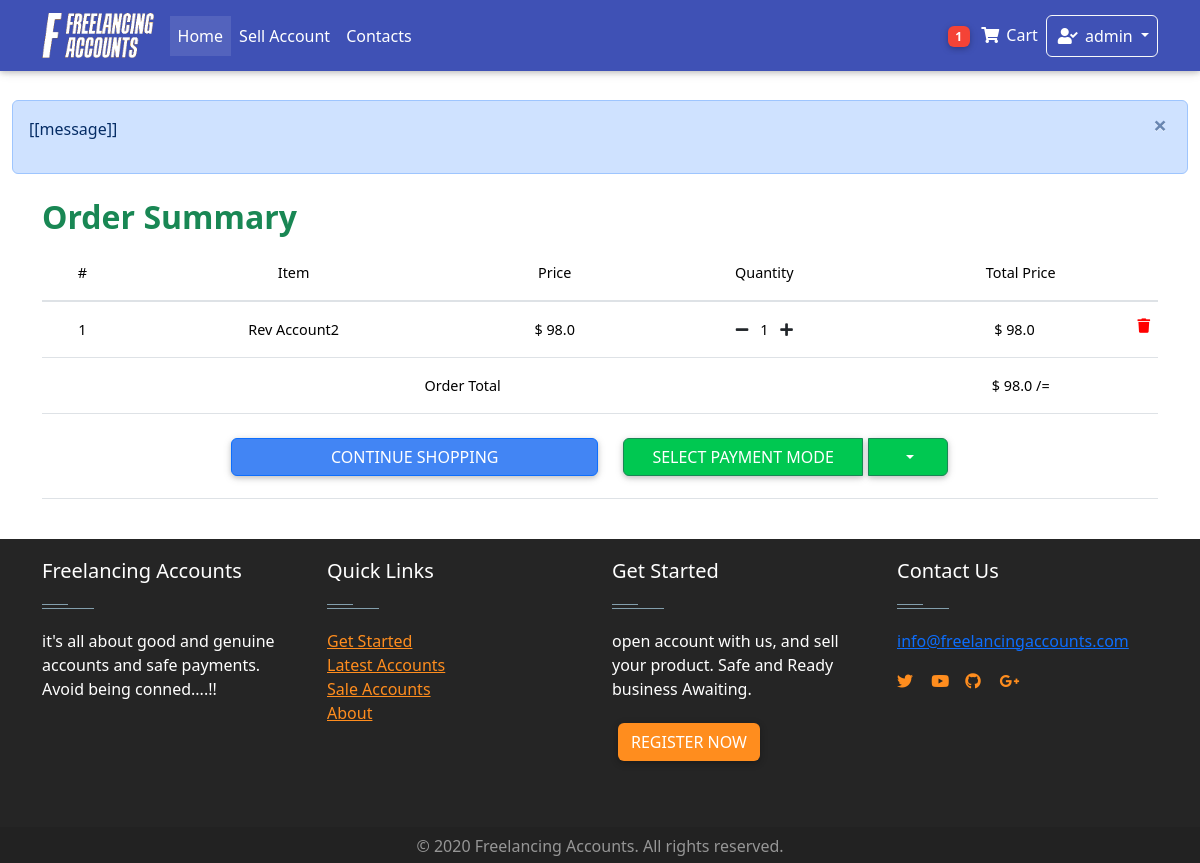
/order-summary/ (signed in), run on an earlier commit of the app's database.
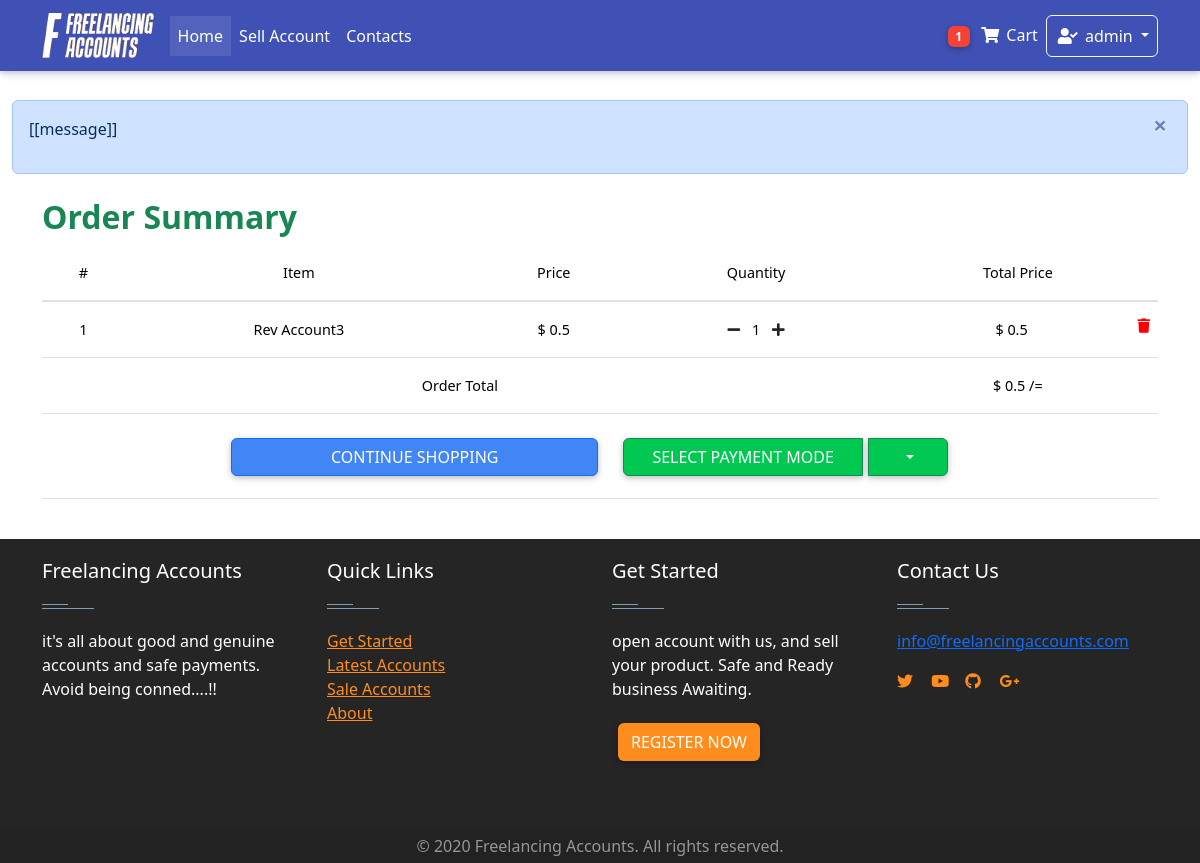
And on a later commit of the database.
### Home/models.py (models this page shows, shortened)
class OrderItem(models.Model):
    user = models.ForeignKey(settings.AUTH_USER_MODEL,on_delete = models.CASCADE)
    item = models.ForeignKey(Item, on_delete = models.CASCADE)
    quantity = models.IntegerField(default= 1)
    ordered = models.BooleanField(default = False)
    def after_discount_price(self):
        discounted_price = self.item.price - self.item.discountprice
        return discounted_price
    def get_total_item_price(self):
        price = int(self.quantity) * float(self.item.price)
        print(self.item.price, self.quantity, price, "this nown")
        return price
    def get_total_discount_item_price(self):
        discounted_price = self.item.price - self.item.discountprice
        return self.quantity * discounted_price
    def get_final_price(self):
        if self.item.discountprice > 0:
            results= self.get_total_discount_item_price()
            return results
            print(results, "get final price for discount")
        else:
            results = self.get_total_item_price()
            print(results, "get final price no discount")
            return results

class Item(models.Model):
    created_by = models.ForeignKey(settings.AUTH_USER_MODEL,on_delete = models.CASCADE,blank = True, null = True, editable = False)
    created_at = models.DateTimeField(auto_now_add= True, blank = True, null = True )
    title = models.CharField(max_length = 100)
    price = models.FloatField(default = 0.0)
    discountprice = models.FloatField(blank= True, null = True)
    category = models.CharField(choices = Category_choices, max_length=2)
    label = models.CharField(choices = Label_choices, max_length=1)
    Level = models.CharField(choices = Level_choices, max_length = 15 ,blank= True, null = True)
    finished_orders = models.IntegerField(default = 1)
    rating = models.IntegerField(default = 50 )
    Reviews =models.IntegerField( default = 1)
    profile = models.CharField( max_length = 20)
    description = models.TextField()
    diplay_pic = models.ImageField(upload_to = "display_pics/%Y%m%d/", max_length =255 )
    contact = models.CharField(max_length=15 ,null = True,blank= True)
    sold = models.BooleanField(default=False)

class Order(models.Model):
    user = models.ForeignKey(settings.AUTH_USER_MODEL,on_delete = models.CASCADE)
    items = models.ManyToManyField(OrderItem)
    start_date = models.DateField(auto_now_add = True)
    ordered_date = models.DateTimeField()
    ordered = models.BooleanField(default = False)
    seller = models.ForeignKey(settings.AUTH_USER_MODEL,on_delete = models.CASCADE, related_name="user", blank=True, null = True)
    amount = models.IntegerField(default=0.0)
    released = models.BooleanField(default=False)
    refund = models.BooleanField(default=False)
    billing_address = models.ForeignKey(
        "BillingAddress", on_delete = models.SET_NULL, blank = True, null = True)
    def get_total(self):
        total = 0
        for order_item in self.items.all():
            total += order_item.get_final_price()
            print(total)
        return total

### Home/views.py (the view)
# urls.py: path('order-summary/', views.OrderSummaryView.as_view(), name = 'order-summary'),
class OrderSummaryView(LoginRequiredMixin, generic.View):
    def get(self, *args,**kwargs ):
        try:
            order = Order.objects.get(user = self.request.user,  ordered = False)
            context ={
                'object': order
            }
            return render( self.request, 'order_summary.html' , context )
            messages.error( self.request, "you have an Order" )
        except ObjectDoesNotExist:
            messages.error(self.request, "you do not have an Order")
            return redirect("/")

### Home/templatetags/cart_template_tags.py (called while the page is built)
@register.filter
def cart_item_count(user):
    if user.is_authenticated:
        qs = Order.objects.filter(user = user, ordered = False)
        if qs.exists():
            return qs[0].items.count()
    return 0

@register.filter
def account_cash(user):
    if user.is_authenticated:
        qs = AccountsModel.objects.get(user= user)
        amount= qs.amount
        return amount

### Home/templatetags/login_tag.py (called while the page is built)
@register.inclusion_tag('logins/login_form.html')
def login_form_tag(current_page=None):
    return {'loginform': LoginForm(),
            'redirect_to': current_page}

### Home/templates/order_summary.html (shortened to what this page needs)
<!DOCTYPE html>
<html lang="en">
{% extends "base.html"%}
{% load  staticfiles %}
{% block content %}
  <main>
    <div  class="container">
      <section class="text-center mb-4">
        <div class="row wow fadeIn">
          <h2 class = "text-success  text-justify"><strong> Order Summary </strong></h2>
          <div class="table-responsive">
            <table class="table">
              <thead>
                <tr>
                  <th scope="col">#</th>
                  <th scope="col">Item</th>
                  <th scope="col">Price</th>
                  <th scope="col">Quantity</th>
                  <th scope="col">Total Price</th>
                </tr>
              </thead>
              <tbody>
                {% for order_item in object.items.all %}
                <tr>
                  <th scope="row">{{ forloop.counter }}</th>
                  <td>{{ order_item.item.title }}</td>
                  <td>
                    $ {% if order_item.item.discountprice  %}
                        {{ order_item.after_discount_price }}
                      {% else %}
                        {{ order_item.item.price }}
                    {% endif %}
                  </td>
                  <td><a href = "{% url 'Home:remove_item_from_cart' pk=order_item.item.pk %}" >
                    <i class="fas fa-minus mr-2"></i></a>
                        {{ order_item.quantity }}
                     <a href = "{% url 'Home:add_to_cart' pk=order_item.item.pk %}" ><i class="fas fa-plus ml-2"></i></a></td>
                  <td>
                    $
                    {% if order_item.item.discountprice %}
                      {{ order_item.get_total_discount_item_price }}
                    {%  else %}
                      {{ order_item.get_total_item_price }}
                    {% endif %}
                    <a style = 'color:red;'href = "{% url 'Home:remove_from_cart' pk=order_item.item.pk %}" >
                    <i class="fas fa-trash float-right"></i>
                  </a>
                  </td>
                </tr>
                {% endfor %}
                <tr>
                  <td colspan = "4"><b> Order Total </b> </td>
                  <td><b>$ {{ object.get_total }} /=</b></td>
                </tr>
                <tr>
                  <td colspan = "5" '><b >
                     <a href = "/" class = "btn btn-primary col-md-4" > continue shopping </a>
                     <div class="btn-group col-md-4">
                      <button type="button" class="btn btn-success">Select payment Mode</button>
                      <button type="button" class="btn btn-success dropdown-toggle px-3" data-toggle="dropdown" aria-haspopup="true"
                        aria-expanded="false">
                      </button>
                    </div>
                   </b> </td>
                </tr>
              </tbody>
            </table>
          </div>
        </div>
      </section>
    </div>
  </main>
{% endblock %}

What changed in the data, as far as the page shows it:
no longer on this page (row unchanged): OrderItem: item "Rev Account2", after_discount_price "98.0", quantity "1", get_total_discount_item_price "98.0"
now on this page (row unchanged): OrderItem: item "Rev Account3", item.price "0.5", quantity "1", get_total_item_price "0.5"
changed through a linked row, Order: get_total "98.0" → "0.5"
